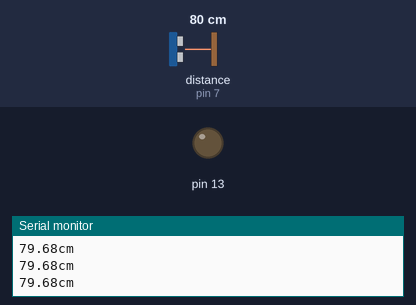
A sketch run on a simulated Arduino Uno, built with avr-gcc and run on an emulated ATmega328P. Shown: output pins drawn as LEDs (lit = HIGH), the last lines printed to the serial monitor. Wiring (inferred from the names in the program): ultrasonic range finder: trigger pin 8; echo pin 7. The inputs (shaded band) are chosen by the test bench; at power-on: distance to the obstacle (sensor on pin 7) 80 cm. The echo pulse lasts 58.3 µs per cm; pins used as bus, display or sensor lines are not drawn.

Above: at 1.3 s.
1.4 s: distance to the obstacle (sensor on pin 7) set to 12 cm
3.2 s: distance to the obstacle (sensor on pin 7) set to 9 cm
At 5.2 s:
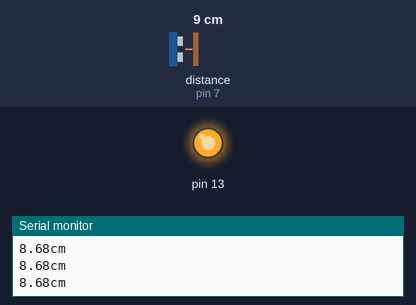
5.5 s: distance to the obstacle (sensor on pin 7) set to 18 cm
At 6.9 s:
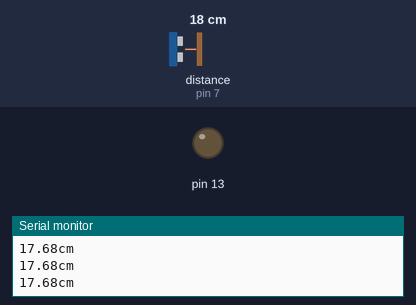
7.5 s: distance to the obstacle (sensor on pin 7) set to 2 cm
At 8.7 s:
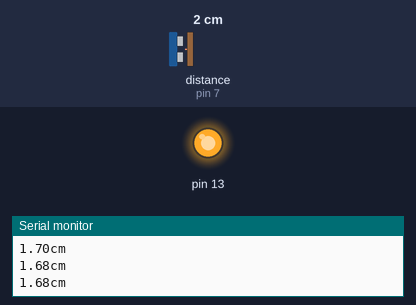
Timing chart, 0 to 10.5 s (numbered marks = the images above; inputs shaded):
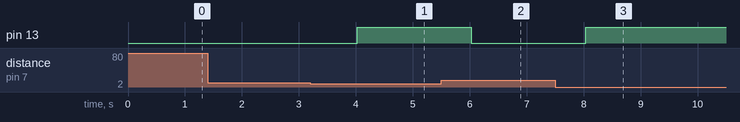

Measured:
- the behaviour switches between 11 and 10 cm on distance to the obstacle (sensor on pin 7) (found by bisection; images 0 and 1)
- after the input at 3.2 s, pin 13: LOW → HIGH after 0.83 s
- after the input at 5.5 s, pin 13: HIGH → LOW after 0.53 s
- after the input at 7.5 s, pin 13: LOW → HIGH after 0.54 s

The sketch:

Ultrasonico.ino
```cpp
//Definimos algunas constantes
#define eco 7
#define triger 8
#define sonido 34300.0 //Velocidad del sonido en el aire (cm/s)
#define s 10 //Esta distancia sera el limite para encender o apagar el led
float distancia;

//Funcion para encender un pin
void on(int a){

    digitalWrite(a,HIGH);
}

//Funcion para apagar un pin
void off(int a){

    digitalWrite(a,LOW);
}

//Funcion para preparar el triger
void triger_on(){

    off(triger); //Apagamos el triger
    delayMicroseconds(2); //Esperamos 2 microsegundos
    on(triger);  //Encendemos el triger
    delayMicroseconds(10); //Esperamos 10 microsegundos
    off(triger);  //Apagamos el triger
}

//Con esta funcion calcularemos la distancia
float calcular_distancia(){

    unsigned long tiempo = pulseIn(eco,HIGH); //Medimos el tiempo en que la onda va y viene

    //Dado que v=s/t podemos obtener s=v*t
    float distancia = tiempo * 0.000001 * sonido / 2.0;
    //Dividimos sobre 2 porque solo nos interesa el tiempo de ida

    //Imprimimos la distancia por el monitor Serial
    Serial.print(distancia);
    Serial.print("cm");
    Serial.println();
    delay(500);

    //Retonamos el valor de la distancia
    return distancia;

}

void setup(){

    //Iniciamos la comuicación Serial
    Serial.begin(9600);

    //Declaramos los pines entradas/Salidas
    pinMode(triger,OUTPUT);
    pinMode(eco,INPUT);
    pinMode(13,OUTPUT);

}

void loop(){

    triger_on(); //Preaparamos el triger

    //La variable distancia toma el valor regresado por la funcion
    distancia = calcular_distancia();

    /*
    Si la distancia es menor o igual al limite s, se encendera un led
    En caso contrario se apagara
    */

    if(distancia<=s)

    digitalWrite(13,HIGH); //Encender Led

    else

    digitalWrite(13,LOW);  //Apagar Led


}
```
